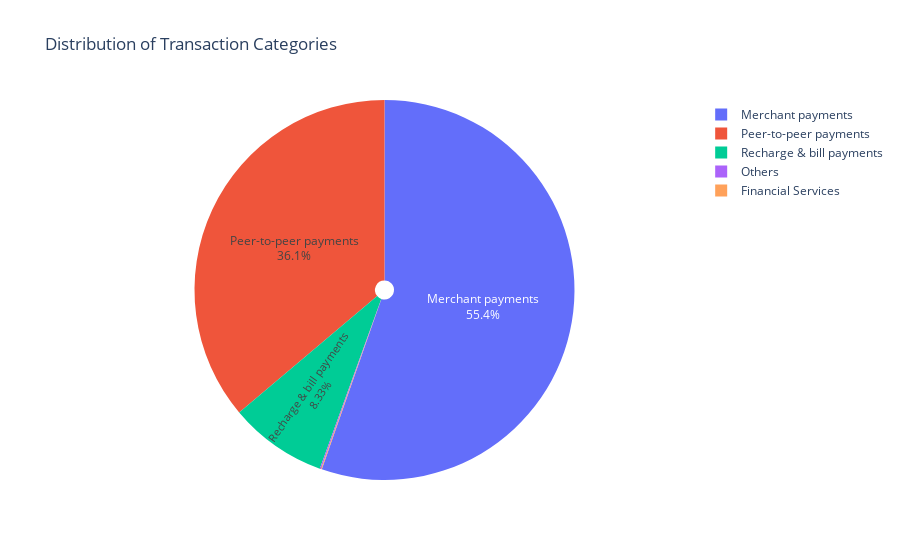

The notebook cell this image was saved under:
### Markdown cell above
4. Most Common Transaction Types

### Code cell
# Group by transaction category and sum the transaction count
transaction_category_counts = df_filtered.groupby('transaction_category')['transaction_count'].sum().reset_index()

# Create a pie chart to visualize the distribution of transaction categories
fig_pie_categories = px.pie(transaction_category_counts,
                       names='transaction_category',
                       values='transaction_count',
                       title='Distribution of Transaction Categories',
                       hole=0.05)
fig_pie_categories.update_traces(textposition='inside', textinfo='percent+label')
fig_pie_categories.show()

### Figure 1 — Plotly figure (JSON) as saved in the notebook; plotly's stock layout.template omitted (floating-point values rounded to 4 significant figures)
{"data": [{"domain": {"x": [0, 1], "y": [0, 1]}, "hole": 0.05, "hovertemplate": "transaction_category=%{label}<br>transaction_count=%{value}<extra></extra>", "labels": ["Financial Services", "Merchant payments", "Others", "Peer-to-peer payments", "Recharge & bill payments"], "legendgroup": "", "name": "", "showlegend": true, "textinfo": "percent+label", "textposition": "inside", "type": "pie", "values": [154208943, 130238755487, 262050188, 85032446653, 19596755603]}], "layout": {"legend": {"tracegroupgap": 0}, "title": {"text": "Distribution of Transaction Categories"}}}
